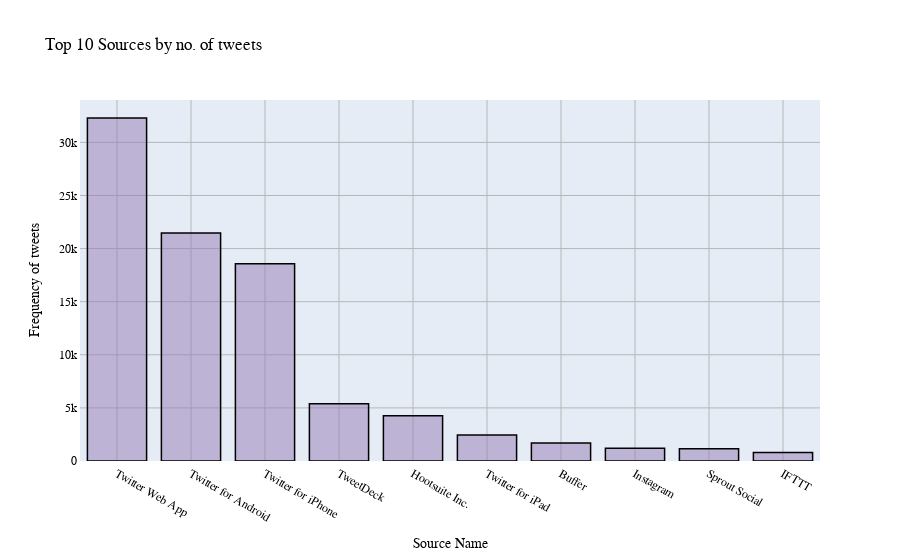

The code cell stored with this chart in its notebook:
### Markdown cell above
Plotting bar chart for above analysis thats helps in better understanding

### Code cell
trace = go.Bar(x = Top_ten_sources.index[:10],
              y = Top_ten_sources['count'][:10],
              marker = dict(color='rgba(150, 125, 180, 0.5)',
              line = dict(color='rgb(0,0,0)', width=1.5)))

layout = go.Layout(title="Top 10 Sources by no. of tweets",
                  xaxis=dict(title='Source Name',zeroline= False,
                         gridcolor='rgb(183,183,183)',showline=True),
                  yaxis=dict(title='Frequency of tweets',zeroline= False,
                            gridcolor='rgb(183,183,183)',showline=True),
                  font=dict(family='Courier New, monospace', size=12, color='rgb(0,0,0)')
)
data = [trace]
fig = go.Figure(data = data, layout = layout)
iplot(fig)

### Figure 1 — Plotly figure (JSON) as saved in the notebook; plotly's stock layout.template omitted (floating-point values rounded to 4 significant figures)
{"data": [{"marker": {"color": "rgba(150, 125, 180, 0.5)", "line": {"color": "rgb(0,0,0)", "width": 1.5}}, "type": "bar", "x": ["Twitter Web App", "Twitter for Android", "Twitter for iPhone", "TweetDeck", "Hootsuite Inc.", "Twitter for iPad", "Buffer", "Instagram", "Sprout Social", "IFTTT"], "y": [32291, 21462, 18573, 5392, 4268, 2441, 1693, 1212, 1152, 792]}], "layout": {"font": {"color": "rgb(0,0,0)", "family": "Courier New, monospace", "size": 12}, "title": {"text": "Top 10 Sources by no. of tweets"}, "xaxis": {"gridcolor": "rgb(183,183,183)", "showline": true, "title": {"text": "Source Name"}, "zeroline": false}, "yaxis": {"gridcolor": "rgb(183,183,183)", "showline": true, "title": {"text": "Frequency of tweets"}, "zeroline": false}}}
